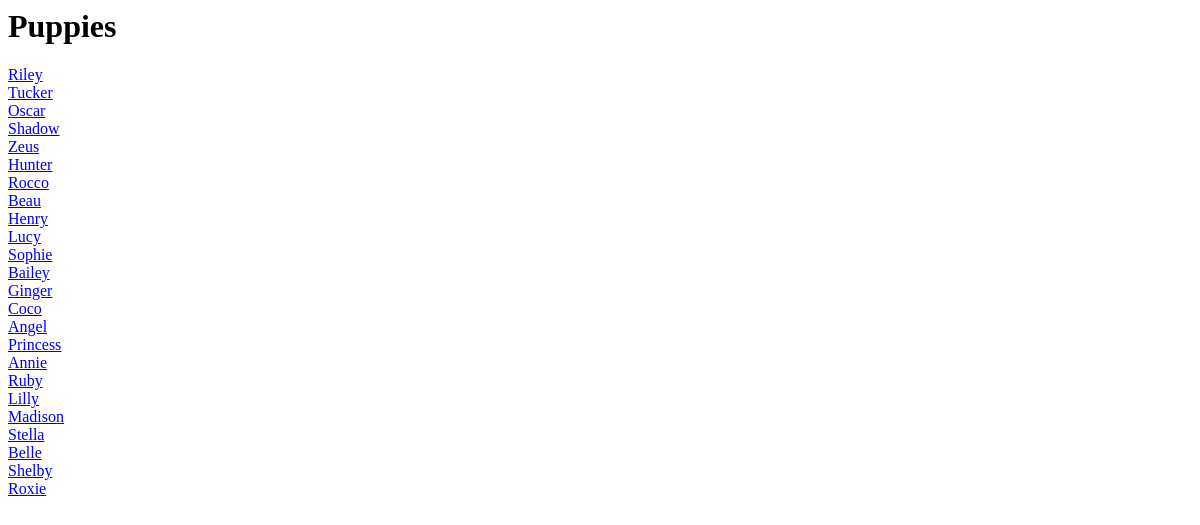
Before: /paw/shelter/1/ with the older database file.
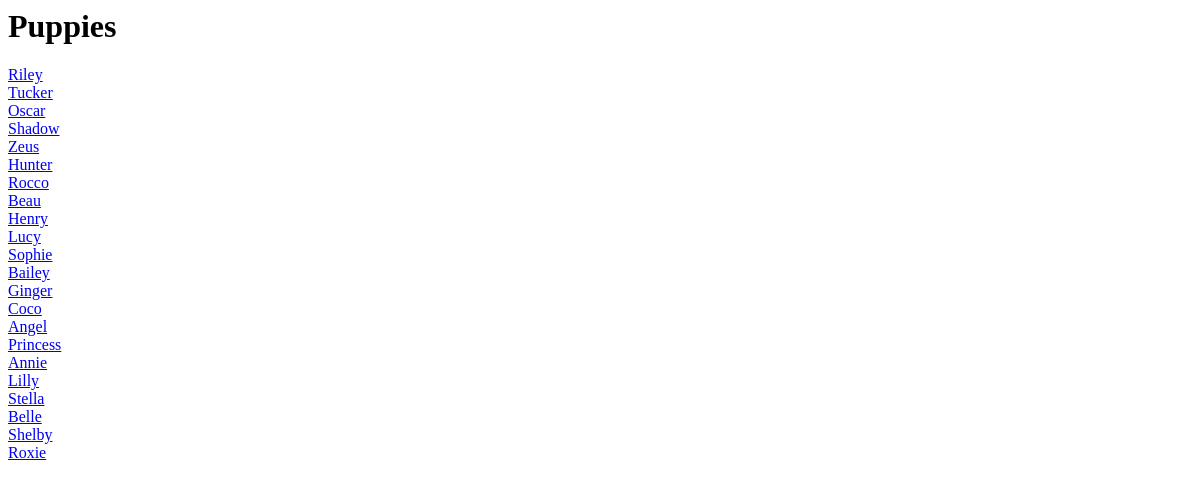
After: the same page with the newer database file.
### puppies_db_setup.py (models this page shows)
class Puppy(Base):
	__tablename__ = 'puppy'
	id = Column(Integer, primary_key = True)
	name = Column(String(80), nullable = False)
	date_of_birth = Column(Date)
	breed = Column(String(100))
	gender = Column(String(1))
	weight = Column(Float)
	picture = Column(String(500))
	status = String(25)
	shelter_id = Column(Integer, ForeignKey('shelter.id'))
	shelter = relationship(Shelter)
	sqlite_autoincrement = True

### paw.py (the view)
@app.route('/paw/shelter/<int:shelter_id>/')
def shelterHome(shelter_id):
	shelter = session.query(Shelter).filter_by(id=shelter_id).one()
	puppies = session.query(Puppy).filter_by(shelter_id=shelter_id).all()
	return render_template('shelterhome.html', shelter=shelter, puppies=puppies)

### templates/shelterhome.html (shortened to what this page needs)
<html>
<head>
</head>
<body>
	<h1>Puppies</h1>
	{%  for puppy in puppies %}
	<div><a href="{{url_for('puppyProfile', shelter_id=shelter.id, puppy_id=puppy.id)}}">{{puppy.name}}</a></div>
	{% endfor %}
</body>
</html>

Changed rows visible on the page:
removed Puppy: name "Ruby"
removed Puppy: name "Madison"
